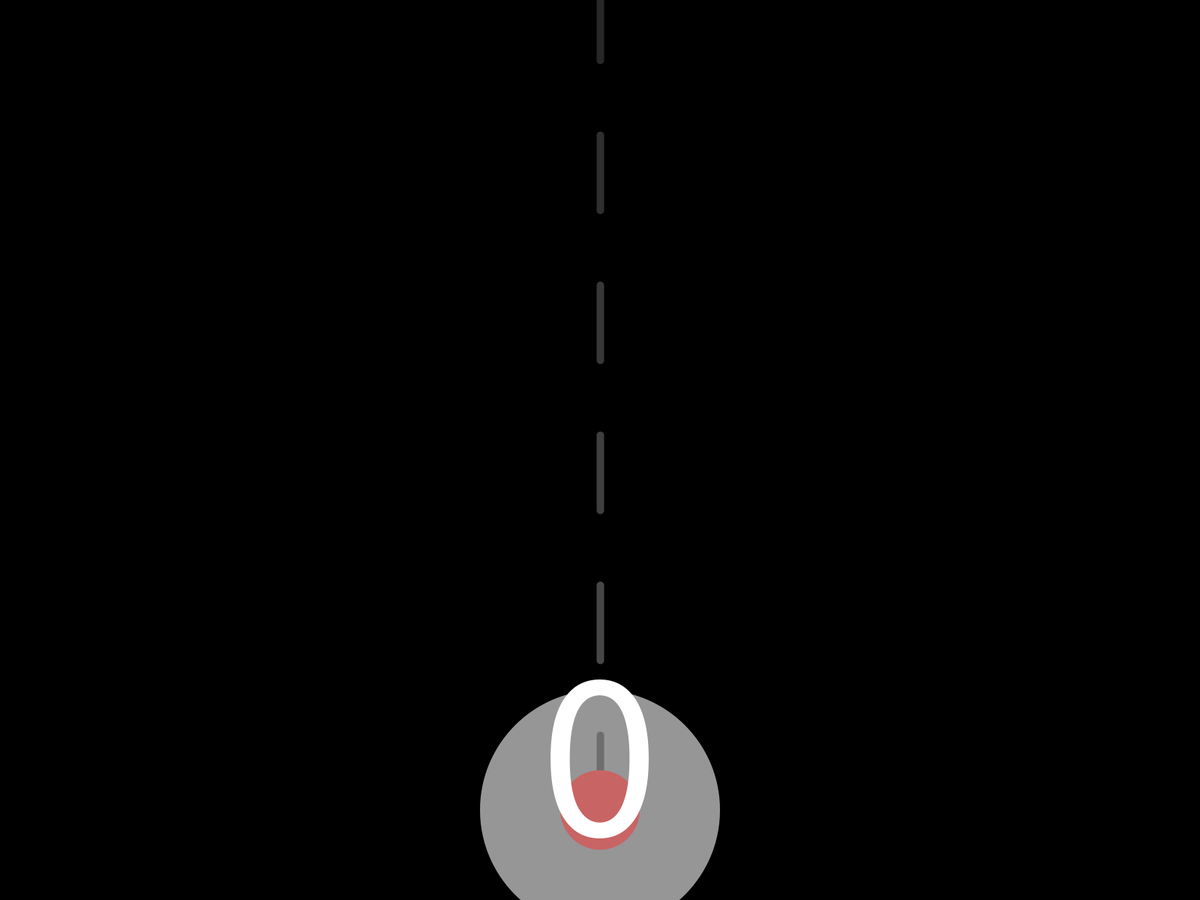
Frame 1 (no input)
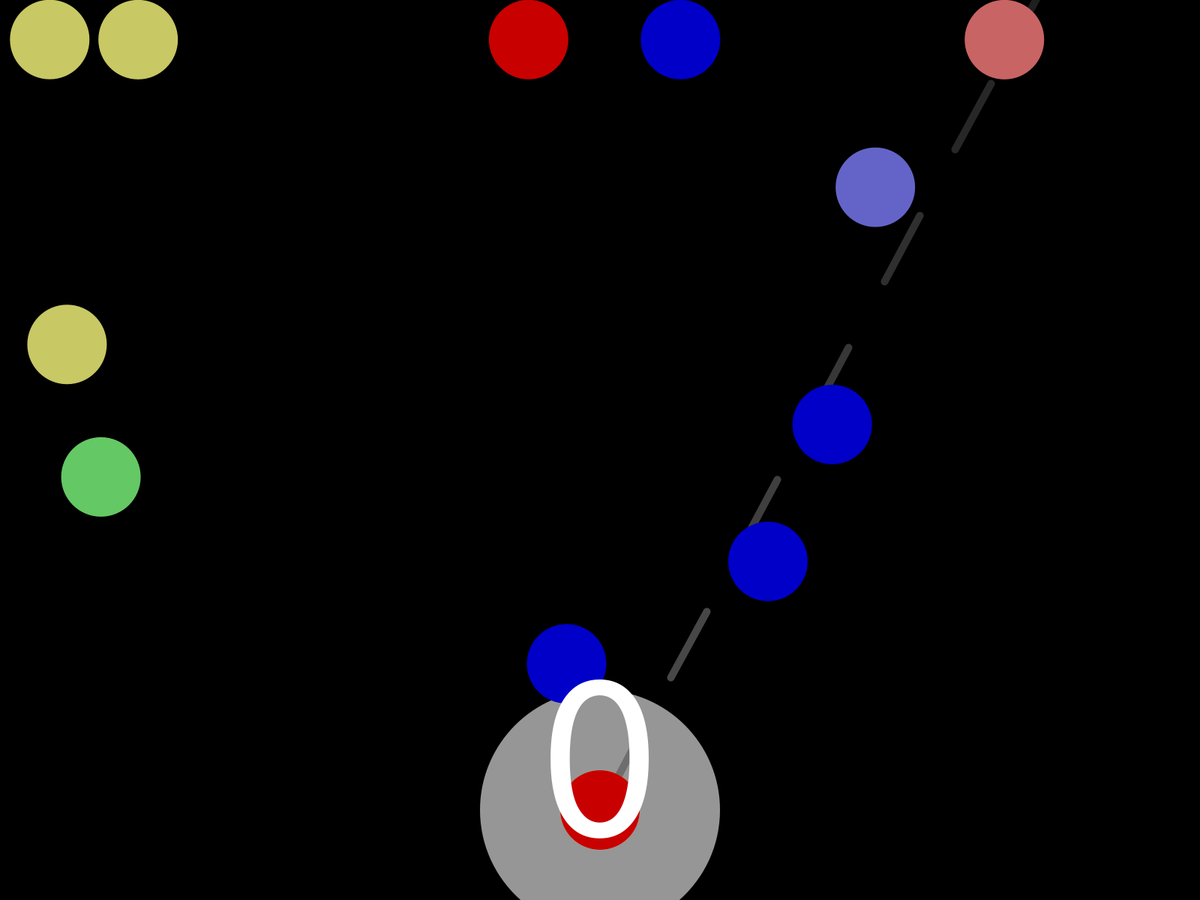
Frame 60 (the mouse pressed at the canvas centre just before this capture)
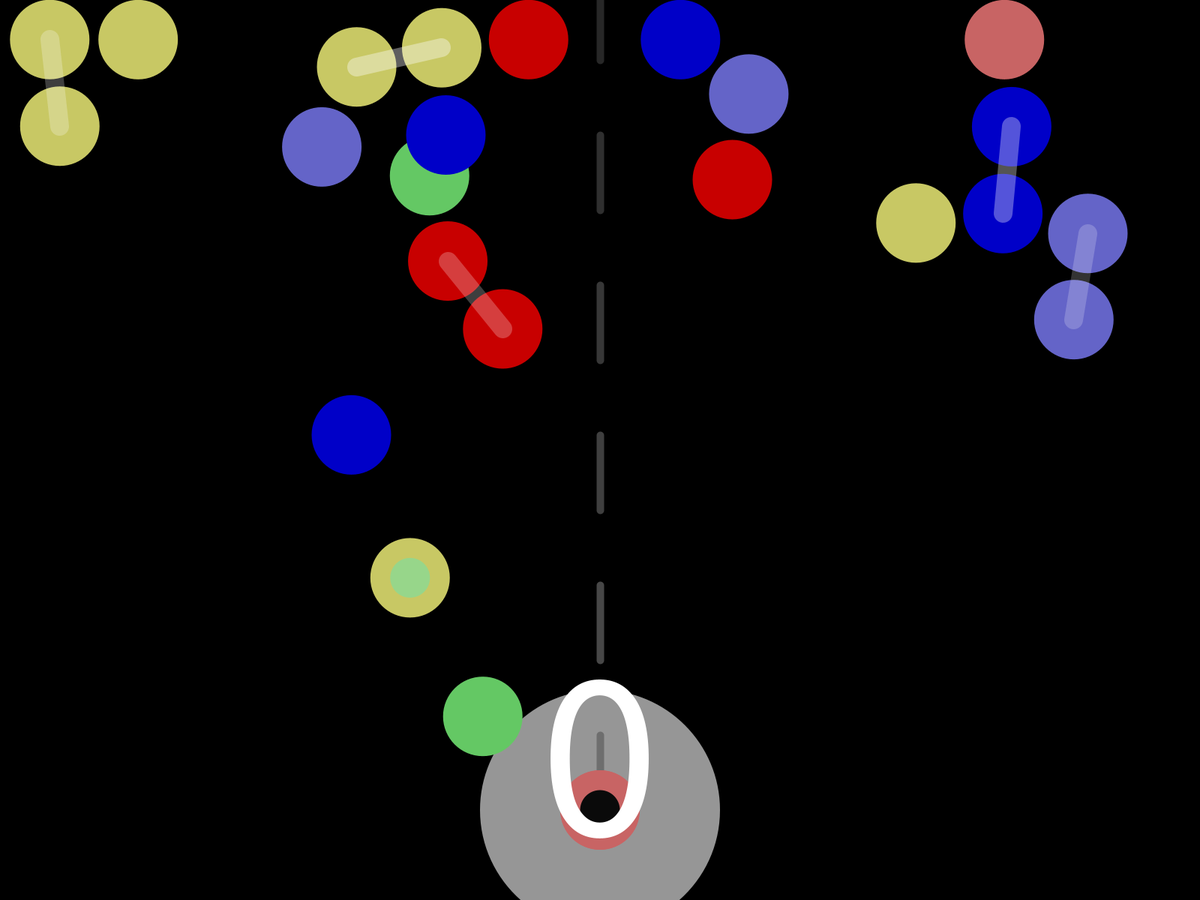
Frame 120 (the mouse held since frame 60 and released just before this capture)

The Processing sketch that drew these frames (run headless with seeded random() and noise(); from frame 60 on, the mouse is pressed at the canvas centre):

// Processing sketch: ShapeShooter
// ── ShapeShooter.pde
shooter playerShooter;
boolean held;
float ballSize;

ArrayList<ArrayList<ball>> groups;

ArrayList<colorClass> colors;

ArrayList<Integer> powers;

boolean starting;

int score;

particleEngine particles;

textEngine texts;

int previousScore;
int c_frame;
float scoreScale;


int ballsDestroyed;
int comboMultiplier;
boolean comboBreak;

int linkage;
boolean showMenu;


void setup()
{
    //size(563,1000);
    fullScreen();
    background(0);

    powers = new ArrayList<Integer>();
    for (int i = 0; i < 4; i++)
    {
        powers.add( powers.size() );
    }

    colors = new ArrayList<colorClass>();
    colors.add( new colorClass(200,0,0) );
    //colors.add( new colorClass(230,180,50) );
    colors.add( new colorClass(0,0,200) );

    //colors.add( new colorClass(150,200,120) );
    //colors.add( new colorClass(100,50,100) );
    colors.add( new colorClass(200,200,100) );

    colors.add( new colorClass(100,100,200) );
    colors.add( new colorClass(100,200,100) );
    colors.add( new colorClass(200,100,100) );

    playerShooter = new shooter();

    ballSize = width/15;

    groups = new ArrayList<ArrayList<ball>>();

    starting = true;

    score = 0;
    previousScore = 0;
    c_frame = 0;
    ballsDestroyed = 0;

    comboMultiplier = 1;
    comboBreak = false;

    particles = new particleEngine();
    texts     = new textEngine();

    scoreScale = 1;

    linkage = 3;
    showMenu = false;
}

void draw()
{
    if (starting && frameCount%5==0)
    {
        playerShooter.ang = random(-PI/3, PI/3);
        playerShooter.shoot();
    }
    if (starting && playerShooter.balls.size() >= 80){
        starting = false;
        ballsDestroyed = 0;
    }

    if (frameCount%20==0 && ballsDestroyed != 0 && !starting)
    {
        score += pow(2,ballsDestroyed) * comboMultiplier;
        texts.acknoledgeScore(pow(2,ballsDestroyed));
        scoreScale = map(ballsDestroyed,3,15,1.5,5);
        ballsDestroyed = 0;
        comboMultiplier *= 2;
        comboBreak = false;
    }

    if (comboBreak && playerShooter.allStuck() && frameCount%20==0)
    {
        comboMultiplier = 1;
    }

    background(0);

    if (held)
    {
        PVector mouse = new PVector(mouseX,mouseY);
        mouse.sub(playerShooter.pos);
        float mouseAng = mouse.heading() + PI/2;
        playerShooter.ang = mouseAng;
    }

    playerShooter.draw();
    for (int i = 0; i < 100; i++)
    {
        playerShooter.update();
    }


    for (int i = groups.size()-1; i >= 0; i--)
    {
        if (groups.get(i).size() >= linkage)
        {
            ballsDestroyed += groups.get(i).size();
            for (int j = groups.get(i).size()-1; j >= 0 ; j--)
            {
                particles.createExplosion( groups.get(i).get(j).pos );

                groups.get(i).get(j).alive = false;
                groups.get(i).remove(j);
            }
            
        }

        boolean groupDetached = true;
        for (int j = groups.get(i).size()-1; j >= 0; j--)
        {
            if (groups.get(i).get(j).backwall)
            {
                groupDetached = false;
                break;
            }

            if ( !attachedGroupIsDetached(i) )
            {
                groupDetached = false;
                break;
            }
        }
        if (groupDetached)
        {
            if (groups.get(i).size()>0)
            {
                ballsDestroyed += groups.get(i).size();
            }
            for (int j = groups.get(i).size()-1; j >= 0; j--)
            {
                particles.createExplosion( groups.get(i).get(j).pos );

                groups.get(i).get(j).alive = false;
                groups.get(i).remove(j);
            }
        }

        if (groups.get(i).size()>1)
        {
            for ( int j = 0; j < groups.get(i).size()-1; j++ )
            {
                stroke(255, 50+55*((float)groups.get(i).get(j).aniCounter%5000/5000.0));
                strokeWeight(25);
                line(groups.get(i).get(j).pos.x,groups.get(i).get(j).pos.y,  groups.get(i).get(j+1).pos.x, groups.get(i).get(j+1).pos.y);
            }
        }

        for ( int j = groups.get(i).size()-1; j >= 0; j-- )
        {
            if (!groups.get(i).get(j).alive)
            {
                groups.get(i).remove(j);
            }
        }
    }
    
    pushStyle();
    scoreScale = lerp(scoreScale,1,0.03);
    textSize(scoreScale * width/5);
    textAlign(CENTER,CENTER);
    text(score, width/2,5*height/6);
    popStyle();

    pushStyle();
    scoreScale = lerp(scoreScale,1,0.03);
    textSize(scoreScale * width/10);
    textAlign(CENTER,CENTER);
    text("X" + str(comboMultiplier), width/2,5*height/6 + scoreScale * width/4);
    popStyle();

    //println("groups: ", groups.size());
    //for (ArrayList<ball> group : groups)
    //{
       //println("group size: ", group.size());
    //}

    particles.update();
    particles.draw();

    texts.update();
    texts.draw();

    //println("score:", score);
    //println("previousScore", previousScore);

    if (playerShooter.balls.size() == 1 && !starting)
    {
        texts.congratulations();
    }

    if (showMenu)
    {
        drawMenu();
    }
}


void drawMenu()
{
    pushMatrix();
    pushStyle();

    translate(width/4, height/10);
    fill(0,200);
    stroke(255, 200);
    strokeWeight(width/30);
    rect(0,0,2*width/4,8*height/10);

    fill(255);
    textSize(width/30);
    text("Linkage = " + str(linkage), 0.1*width/2,0.1*width/2);
    text("l = +, k = -", 0.6*width/2,0.1*width/2);

    popStyle();
    popMatrix();
}

boolean attachedGroupIsDetached(int i)
{
    //println("Group: ", i);

    for (int j = groups.get(i).size()-1; j >= 0; j--)
    {
        if (groups.get(i).get(j).attachedGroup != i)
        {
            if ( groups.get(i).get(j).attachedGroup==-1 )
            {
                return false;
            }
            if ( attachedGroupIsDetached( groups.get(i).get(j).attachedGroup ) )
            {
                return true;
            }
            if ( groups.get(groups.get(i).get(j).attachedGroup).size()==0 )
            {
                return true;
            }
        }
    }

    return false;
}


class shooter{
    PVector pos;
    boolean canShoot;
    float ang;

    ArrayList<ball> balls;

    ball nextBall;

    ArrayList<Integer> powerups;

    shooter()
    {
        pos = new PVector(width/2,height*0.9);
        canShoot = true;
        ang = 0;

        balls = new ArrayList<ball>();
        nextBall = new ball(ang);

        balls.add( new ball(ang) );
        balls.get( balls.size()-1 ).pos = new PVector(pos.x,pos.y);
        balls.get( balls.size()-1 ).ballInd = balls.size()-1;
        balls.get( balls.size()-1 ).speed = 0.4;
        balls.get( balls.size()-1 ).pause();

        powerups = new ArrayList<Integer>();
    }

    void draw()
    {
        pushMatrix();
        pushStyle();

        fill(150);
        noStroke();
        pushMatrix();
        translate(pos.x,pos.y);
        ellipse(0,0,width/5,width/5);
        popMatrix();
        
        drawSightLine();

        drawBalls();

        popStyle();
        popMatrix();
    }

    void drawSightLine()
    {
        pushMatrix();
        pushStyle();

        PVector d  = new PVector(0,-100);
        d.rotate(ang);
        strokeWeight(10);
        for (int i = 0; i < 10; i++)
        {
            stroke(100, 200 * (1.0 - (float)i/10));
            fill(  100, 200 * (1.0 - (float)i/10));
            line(playerShooter.pos.x+2*i*d.x,playerShooter.pos.y+2*i*d.y,  playerShooter.pos.x+(2*i+1)*d.x,playerShooter.pos.y+(2*i+1)*d.y);
        }

        popStyle();
        popMatrix();
    }

    boolean allStuck()
    {
        for (int i = 0; i < balls.size()-1; i++)
        {
            ball c_ball = balls.get(i);
            if (!c_ball.stuck)
            {
                return false;
            }
        }
        return true;
    }

    void drawBalls()
    {
        pushMatrix();
        pushStyle();

        for (ball c_ball : balls){
            c_ball.draw();
        }

        popStyle();
        popMatrix();
    }

    void shoot()
    {
        balls.get( balls.size()-1 ).ang = ang;
        balls.get( balls.size()-1 ).resume();
        balls.add( new ball(ang)  );
        balls.get( balls.size()-1 ).pause();
        balls.get( balls.size()-1 ).pos = new PVector(pos.x,pos.y);
        balls.get( balls.size()-1 ).ballInd = balls.size()-1;

        comboBreak = true;
    }

    void activatePower(int powInd)
    {
        playerShooter.powerups.add(powInd);
    }

    void update()
    {
        for (int i = powerups.size()-1; i >= 0; i--)
        {
            int powInd = powerups.get(i);
            if (powInd == 1)
            {
                balls.get(balls.size()-1).powerups.add(1);
                texts.powerText(1);
            }
            if (powInd == 2)
            {
                balls.get(balls.size()-1).powerups.add(2);
                texts.powerText(2);
            }
            if (powInd == 3)
            {
                balls.get(balls.size()-1).powerups.add(3);
                texts.powerText(3);
                balls.get(balls.size()-1).speed = 0.1;
            }
            powerups.remove(i);
        }

        for (int i = 0; i < balls.size(); i++)
        {
            balls.get(i).update();
        }
        for (int i = balls.size()-1; i >= 0; i--)
        {
            if (!balls.get(i).alive)
            {
                playerShooter.activatePower(balls.get(i).powerup);
                balls.remove(i);
            }
        }
    }
}

class ball{
    float power1Rad;

    PVector pos;
    float ang;
    PVector vel;
    float speed;
    PVector velTemp;

    int aniCounter;

    ArrayList<Integer> powerups;

    boolean stuck;
    boolean alive;
    boolean backwall;
    boolean paused;
    colorClass col;

    int ballInd;
    int groupInd;

    int powerup;

    int gravityTimer;

    int attachedGroup;

    ball(float angle)
    {
        power1Rad = ballSize*3;

        int ind = floor(random(0,colors.size()));
        col = colors.get(ind);

        speed = 0.4;
        ang = angle;
        vel = new PVector(0,-1);
        vel.mult(speed);
        vel.rotate(ang);
        velTemp = new PVector(0,-1);
        velTemp.mult(speed);
        velTemp.rotate(ang);

        pos = new PVector( 0,0 );

        ballInd = -1;

        alive = true;
        groupInd = -1;
        attachedGroup = -1;

        backwall = false;
        paused = false;

        powerup = 0;
        if (random(0,1)>0.9)
        {
            if (random(0,1)>0.95)
            {
                powerup = 1;
            }else {
                powerup = floor(random(2,powers.size()));    
            }
        }
        
        powerups = new ArrayList<Integer>();

        aniCounter = 0;
        gravityTimer = 0;
    }

    void pause()
    {
        vel.setMag(0);
        paused = true;
    }

    void resume()
    {
        //vel = new PVector( velTemp.x, velTemp.y );
        vel = new PVector(0,-1);
        vel.mult(speed);
        vel.rotate(ang);
        paused = false;
        gravityTimer = 0;
    }

    void draw()
    {
        pushMatrix();
        pushStyle();

        translate(pos.x,pos.y);
        drawBallByPowerup();
        drawPowerLogo();
        popStyle();
        popMatrix();
    }

    void drawPowerLogo()
    {
        pushStyle();
        if (powerup == 0)
        {}
        if (powerup == 1)
        {
            colorMode(RGB);
            fill(255,0,0,200+155*(((float)frameCount%2000)/2000.0));
            rectMode(CENTER);
            rotate(PI * sin(2*PI * ((float)frameCount%60)/60.0) );
            stroke(0);
            strokeWeight(5);
            rect(0,0, ballSize/2,ballSize/2);
        }
        if (powerup == 2)
        {
            colorMode(HSB);
            fill(255*((float)(aniCounter%3000)/3000.0), 255, 255, 255*((float)(aniCounter%6000)/6000.0));
            noStroke();
            ellipse(0,0, ballSize/2, ballSize/2);

            //rotate();
            textSize(ballSize/10);
            //text(Rainbow,0,-ballSize);
        }
        if (powerup == 3)
        {
            colorMode(RGB);
            fill(10, 10, 10, 255);
            ellipse(0,0, ballSize/2, ballSize/2);
        }
        popStyle();
    }

    void drawBallByPowerup()
    {
        pushStyle();
        
        
        noStroke();
        fill(col.red, col.green, col.blue);
        ellipse(0,0, ballSize,ballSize); 

        if (hasPowerup(2))
        {
            noStroke();
            colorMode(HSB);
            fill(255*(((float)frameCount%30)/30.0), 255, 255, 255);
            ellipse(0,0, ballSize,ballSize);
        }

        if (hasPowerup(3))
        {
            colorMode(RGB);
            noStroke();
            fill(0);
            ellipse(0,0, ballSize*abs(sin(2*PI * ((float)frameCount%60)/60.0)),ballSize*abs(sin(2*PI * (((float)frameCount%60)/60.0))));
        }

        if (hasPowerup(1))
        {
            colorMode(RGB);
            fill(255,0,0,255);
            rectMode(CENTER);
            rotate( PI * sin(2*PI * ((float)frameCount%60)/60.0) );
            stroke(0);
            strokeWeight(5);
            rect(0,0, ballSize,ballSize);
        }
        
        popStyle();
    }

    void update()
    {
        aniCounter += 1;
        if (!paused)
        {
            gravityTimer += 1;
        }

        if ( hasPowerup(3) && !paused )
        {
            float g = 0.00003;
            PVector acc = new PVector(0,-g);
            vel.add(acc);
            pos.add(vel);

            if (pos.x > width-ballSize/2 || pos.x < ballSize/2)
            {
                vel.x *= -1;
            }
            if (pos.y > height-ballSize/2)
            {
                vel.y *= -0.8;
                if (vel.mag() < 0.2)
                {
                    vel.setMag(0.2);
                }
            }
            if (pos.y < ballSize/2)
            {
                vel.y *= -0.5;
                if (vel.mag() < 0.1)
                {
                    vel.setMag(0.1);
                }
            }
            pos.add(vel);

            for (int i = 0; i < playerShooter.balls.size(); i++)
            {
                ball c_ball = playerShooter.balls.get(i);
                if (c_ball.pos.dist(pos) < ballSize*1.1 && c_ball.pos.dist(pos) > 0 && c_ball.stuck )
                {
                    if ( hasPowerup(1) )
                    {
                        particles.createExplosion( pos );
                        particles.createExplosion( playerShooter.balls.get(i).pos );

                        alive = false;
                        playerShooter.balls.get(i).alive = false;
                        ballsDestroyed += 1;
                    }

                    if ( sameColor(c_ball.col,this.col) || (hasPowerup(2) && !hasPowerup(3)) )
                    {
                        stuck = true;
                        vel = new PVector(0,0);
                        groups.get( c_ball.groupInd ).add( this );
                        groupInd = c_ball.groupInd;
                        attachedGroup = c_ball.groupInd;
                        removePow(3);
                    }

                    vel.mult(0.4);
                    PVector dv = new PVector(pos.x-c_ball.pos.x, pos.y-c_ball.pos.y);
                    dv.setMag( vel.mag()*0.2 );
                    vel.add(dv);
                    if (vel.mag() < 0.1)
                    {
                        vel.setMag(0.1);
                    }
                    pos.add(vel);
                    pos.add(vel);
                    pos.add(vel);
                    pos.add(vel);
                    pos.add(vel);

                    vel.mult(0.5);
                }
            }

            if (gravityTimer>30000)
            {
                removePow(3);
                vel.setMag(0.5);
            }

        }
        else 
        {
            

            if (!stuck)
            {
                pos.add( vel );
            }
            

            if (!stuck)
            {

                if (pos.x > width-ballSize/2 || pos.x < ballSize/2)
                {
                    vel.x *= -1;
                }
                if (pos.y > height-ballSize/2)
                {
                    vel.y *= -1;
                }
                if (pos.y < ballSize/2)
                {
                    vel = new PVector(0,0);
                    stuck = true;

                    groups.add(new ArrayList<ball>());
                    groups.get(groups.size()-1).add(this);
                    groupInd = groups.size()-1;
                    //println("group added");

                    backwall = true;
                    attachedGroup = -1;

                    if ( hasPowerup(1) )
                    {
                        particles.createExplosion(pos);
                        alive = false;
                        ballsDestroyed += 1;
                        destroySurroundingBalls(pos);
                    }
                }

                for (int i = 0; i < playerShooter.balls.size(); i++)
                {
                    ball c_ball = playerShooter.balls.get(i);
                    if (c_ball.pos.dist(pos) < ballSize*1.1 && c_ball.pos.dist(pos) > 0 && c_ball.stuck )
                    {
                        if ( hasPowerup(1) )
                        {
                            particles.createExplosion(pos);
                            particles.createExplosion(playerShooter.balls.get(i).pos);

                            alive = false;
                            playerShooter.balls.get(i).alive = false;
                            ballsDestroyed += 2;
                            destroySurroundingBalls(pos);
                        }

                        stuck = true;
                        vel = new PVector(0,0);

                        if ( sameColor(c_ball.col,this.col) || hasPowerup(2) || ( c_ball.hasPowerup(2) && sameColor(this.col,groups.get(c_ball.groupInd).get(0).col) ) )
                        {
                            groups.get( c_ball.groupInd ).add( this );
                            groupInd = c_ball.groupInd;
                            attachedGroup = c_ball.groupInd;
                        }
                        else if (c_ball.hasPowerup(2) && groups.get( c_ball.groupInd ).size()==1){
                            groups.get( c_ball.groupInd ).add( this );
                            groupInd = c_ball.groupInd;
                            attachedGroup = c_ball.groupInd;
                        }
                        else{
                            groups.add(new ArrayList<ball>());
                            groups.get(groups.size()-1).add(this);
                            groupInd = groups.size()-1;
                            attachedGroup = c_ball.groupInd;
                        }
                        
                    }
                }

            }

        }
        
    }


    void destroySurroundingBalls(PVector origin)
    {
        for (int i = 0; i < playerShooter.balls.size(); i++)
        {
            if (origin.dist(playerShooter.balls.get(i).pos) < power1Rad && origin.dist(playerShooter.balls.get(i).pos) > 0)
            {
                playerShooter.balls.get(i).alive = false;
                ballsDestroyed += 1;
            }
        }
    }

    boolean hasPowerup(int powInd)
    {
        for (int i = 0; i < powerups.size(); i++)
        {
            if (powerups.get(i) == powInd)
            {
                return true;
            }
        }
        return false;
    }

    void removePow(int powInd)
    {
        for (int i = 0; i < powerups.size(); i++)
        {
            if (powerups.get(i)==powInd)
            {
                powerups.remove(i);
                break;
            }
        }
    }

    boolean sameColor(colorClass col1, colorClass col2)
    {
        if (col1.red == col2.red && col1.green == col2.green && col1.blue == col2.blue)
        {
            return true;
        }
        return false;
    }
}

void mousePressed()
{
    held = true;
}
void mouseReleased()
{
    held = false;

    if (playerShooter.allStuck())
    {
        playerShooter.shoot();
    }
}


class colorClass
{
    int red;
    int green;
    int blue;
    colorClass(int ired, int igreen, int iblue)
    {
        red   = ired;
        green = igreen;
        blue  = iblue;
    }
}

class particleEngine
{
    ArrayList<particle> particleList;

    particleEngine()
    {
        particleList = new ArrayList<particle>();
    }

    void update()
    {
        for (int i = particleList.size()-1; i >= 0; i--)
        {
            particleList.get(i).update();
            if (!particleList.get(i).alive)
            {
                particleList.remove(i);
            }
        }
    }

    void createExplosion(PVector o)
    {
        for (int i = 0; i < 100; i++)
        {
            particleList.add( new particle( new PVector(o.x,o.y), new PVector(random(-30,30),random(-30,30)) ) );
        }
    }

    void draw()
    {
        for (particle c_part : particleList)
        {
            c_part.draw();
        }
    }
}

class particle{
    PVector pos;
    PVector vel;
    float size;

    int life;
    int lifetime;

    boolean alive;

    particle(PVector ipos, PVector ivel)
    {
        pos = new PVector(ipos.x,ipos.y);
        vel = new PVector(ivel.x,ivel.y);

        size = 10;

        life = 0;
        lifetime = 30;

        alive = true;
    }

    void draw()
    {
        pushMatrix();
        pushStyle();

        fill(255, 255*((float)(lifetime-life)/(float)lifetime));
        noStroke();
        translate(pos.x, pos.y);
        ellipse(0,0, size,size);

        popStyle();
        popMatrix();
    }

    void update()
    {
        PVector acc = new PVector(0,2);
        vel.add(acc);
        pos.add(vel);

        life += 1;

        if (life>lifetime)
        {
            alive = false;
        }
    }
}


class textEngine{
    int textTimer;
    int textTimer1;
    int textTimer2;
    int textTimer3;
    int textDuration;

    int mode;

    boolean playing;

    boolean dangerMode;
    boolean rainbowMode;
    boolean gravityMode;

    textEngine()
    {
        textTimer  = 0;
        textTimer1 = 0;
        textTimer2 = 0;
        textTimer3 = 0;
        textDuration = 120;

        playing = false;

        dangerMode = false;
        rainbowMode = false;
        gravityMode = false;

        mode = 2;
    }

    void powerText(int powInd)
    {
        mode = 2;
        playing = true;
        textDuration = 180;
        textTimer = 0;
        if (powInd == 1)
        {
            dangerMode = true;
            textTimer1 = 0;
        }
        if (powInd == 2)
        {
            rainbowMode = true;
            textTimer2 = 0;
        }
        if (powInd == 3)
        {
            gravityMode = true;
            textTimer3 = 0;
        }
    }

    void nICESHOT()
    {
        mode = 0;
        playing = true;
        textDuration = 120;
    }

    void congratulations()
    {
        mode = 1;
        playing = true;
        textDuration = 360;
    }

    void acknoledgeScore(float val)
    {
        if (val > pow(2,5))
        {
            nICESHOT();
        }
    }

    void update()
    {
        if (playing)
        {
            if (mode == 0)
            {
                textTimer += 1;
            }
            if (dangerMode)
            {
                textTimer1 += 1;
            }
            if (rainbowMode)
            {
                textTimer2 += 1;
            }
            if (gravityMode)
            {
                textTimer3 += 1;
            }
            
            //textTimer2 += 1;
            //textTimer3 += 1;

            if (textTimer > textDuration)
            {
                playing = false;
                dangerMode = false;
                rainbowMode = false;
                gravityMode = false;
                textTimer = 0;
            }
            if (textTimer1 > textDuration)
            {
                dangerMode = false;
                textTimer1 = 0;
                playing = false;
            }
            if (textTimer2 > textDuration)
            {
                rainbowMode = false;
                textTimer2 = 0;
                playing = false;
            }
            if (textTimer3 > textDuration)
            {
                gravityMode = false;
                textTimer3 = 0;
                playing = false;
            }
        }
    }

    void draw()
    {
        pushMatrix();
        pushStyle();
        if (mode == 0)
        {
            translate(0,height);
            if (textTimer <= textDuration/3)
            {
                textSize(250 * abs(sin( PI/2 * (float)textTimer/((float)textDuration/3) )));
                text("NICE SHOT", 0,-(height/2)*sin( PI/2 * (float)textTimer/((float)textDuration/3) ));
            }
            else if (textTimer < 2*textDuration/3)
            {
                textSize(250);
                text("NICE SHOT", 0,-height/2);
            }
            else if (textTimer >= 2*textDuration/3)
            {
                textSize(250 *  abs(sin( PI/2 + PI/2 * (float)(textTimer-2*textDuration/3)/((float)textDuration/3) )));
                text("NICE SHOT", 0,-(height/2)*sin( PI/2 + PI/2 * (float)(textTimer-2*textDuration/3)/((float)textDuration/3) ));
            }
        }
        if (mode == 1)
        {
            translate(width/2,height);
            if (textTimer <= textDuration/3)
            {
                textSize(150 * abs(sin( PI/2 * (float)textTimer/((float)textDuration/3) )));
                text("Congratulations", 0,-(height/2)*sin( PI/2 * (float)textTimer/((float)textDuration/3) ));
            }
            else if (textTimer < 2*textDuration/3)
            {
                textSize(150);
                text("Congratulations", 0,-height/2);
                text("Clear the next Screen", 0,height/2 - (height/4)*sin( PI/2 * (float)(textTimer-textDuration/3)/((float)textDuration/3) ));
            }
            else if (textTimer >= 2*textDuration/3)
            {
                textSize(150 *  abs(sin( PI/2 + PI/2 * (float)(textTimer-2*textDuration/3)/((float)textDuration/3) )));
                text("Congratulations", 0,-(height/2)*sin( PI/2 + PI/2 * (float)(textTimer-2*textDuration/3)/((float)textDuration/3) ));
                text("Clear the next Screen", 0,height/2 - (height/4)*sin( PI/2 + PI/2 * (float)(textTimer-2*textDuration/3)/((float)textDuration/3) ));
            }
        }

        if (dangerMode)
        {
            translate(0,height);
            if (textTimer1 <= textDuration/3)
            {
                textSize(150 * abs(sin( PI/2 * (float)textTimer1/((float)textDuration/3) )));
                fill(255,0,0);
                //strokeWeight(3);
                text("Danger Ball", 0,-(height/2)*sin( PI/2 * (float)textTimer1/((float)textDuration/3) ));
            }
            else if (textTimer1 < 2*textDuration/3)
            {
                textSize(150);
                fill(255,0,0);
                //strokeWeight(3);
                text("Danger Ball", 0,-height/2);
            }
            else if (textTimer1 >= 2*textDuration/3)
            {
                textSize(150 *  abs(sin( PI/2 + PI/2 * (float)(textTimer1-2*textDuration/3)/((float)textDuration/3) )));
                fill(255,0,0);
                //strokeWeight(3);
                text("Danger Ball", 0,-height/2);
            }
        }
        
        if (rainbowMode)
        {
            translate(0,height);
            if (textTimer2 <= textDuration/3)
            {
                textSize(150 * abs(sin( PI/2 * (float)textTimer2/((float)textDuration/3) )));
                colorMode(HSB);
                fill(255*((float)(frameCount%60)/60.0),255,255);
                //strokeWeight(3);
                text("Rainbow Ball", 0,-(height/2)*sin( PI/2 * (float)textTimer2/((float)textDuration/3) ));
            }
            else if (textTimer2 < 2*textDuration/3)
            {
                textSize(150);
                fill(255*((float)(frameCount%60)/60.0),255,255);
                //strokeWeight(3);
                text("Rainbow Ball", 0,-height/2);
            }
            else if (textTimer2 >= 2*textDuration/3)
            {
                textSize(150 *  abs(sin( PI/2 + PI/2 * (float)(textTimer2-2*textDuration/3)/((float)textDuration/3) )));
                fill(255*((float)(frameCount%60)/60.0),255,255);
                //strokeWeight(3);
                text("Rainbow Ball", 0,-height/2);
            }
        }

        if (gravityMode)
        {
            translate(0,height);
            if (textTimer3 <= textDuration/3)
            {
                textSize(150 * abs(sin( PI/2 * (float)textTimer3/((float)textDuration/3) )));
                fill(150+105*((float)(frameCount%60)/60.0));
                //strokeWeight(3);
                text("Gravity Ball", 0,-(height/2)*sin( PI/2 * (float)textTimer3/((float)textDuration/3) ));
            }
            else if (textTimer3 < 2*textDuration/3)
            {
                textSize(150);
                fill(150+105*((float)(frameCount%60)/60.0));
                //strokeWeight(3);
                text("Gravity Ball", 0,-height/2);
            }
            else if (textTimer3 >= 2*textDuration/3)
            {
                textSize(150 *  abs(sin( PI/2 + PI/2 * (float)(textTimer3-2*textDuration/3)/((float)textDuration/3) )));
                fill(150+105*((float)(frameCount%60)/60.0));
                //strokeWeight(3);
                text("Gravity Ball", 0,-height/2);
            }
        }
        popStyle();
        popMatrix();
    }
}

void keyPressed()
{
    if (key == 'p')
    {
        showMenu = !showMenu;
    }

    if (showMenu)
    {
        if (key == '=')
        {
            linkage += 1;
        }
        if (key == '-')
        {
            linkage -= 1;
        }
    }
}
